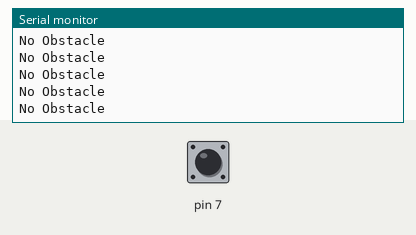
The sketch below on a simulated Arduino Uno, built with avr-gcc and run on an emulated ATmega328P. Shown: the last lines printed to the serial monitor. The inputs (shaded band) are chosen by the test bench; at power-on: pin 7 LOW.

Above: at 1.2 s.
1.3 s: pin 7 driven HIGH
At 2.4 s:
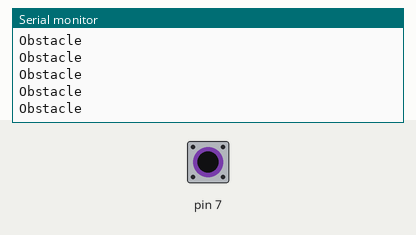
3.2 s: pin 7 driven LOW
At 4.0 s:
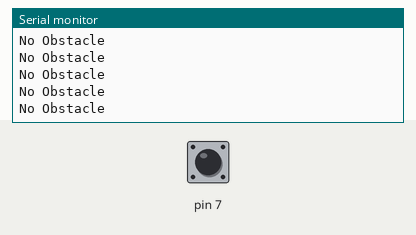
6.2 s: pin 7 driven HIGH
At 6.9 s:
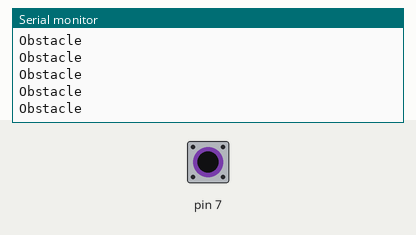
9.2 s: pin 7 pulsed LOW 2 times (0.12 s each, 0.3 s apart)
12.8 s: pin 7 driven LOW
At 13.5 s:
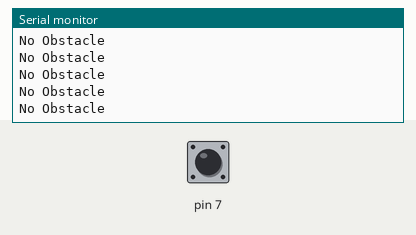
18.8 s: pin 7 driven HIGH
At 19.8 s:
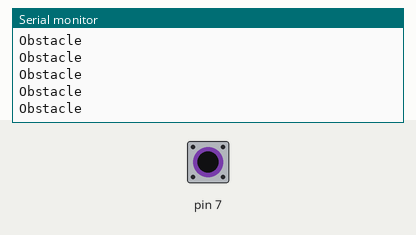

Measured:
- after the input at 1.3 s, the serial monitor: prints a new line after 0.07 s (image 1)
- after the input at 12.8 s, the serial monitor: prints a new line after 0.07 s (image 4)
- after the input at 18.8 s, the serial monitor: prints a new line after 0.07 s (image 5)

The sketch:

Proximity_Sensor.ino
```cpp
int sensor_value;

void setup()
{

Serial.begin(9600);
pinMode(7,INPUT);

}


void loop()
{

 sensor_value=digitalRead(7);

 if(sensor_value==HIGH)
 {
  Serial.print("Obstacle");
  Serial.print("\n");
 }

 else
 {

  Serial.print("No Obstacle");
  Serial.print("\n");

 }


 }
```
